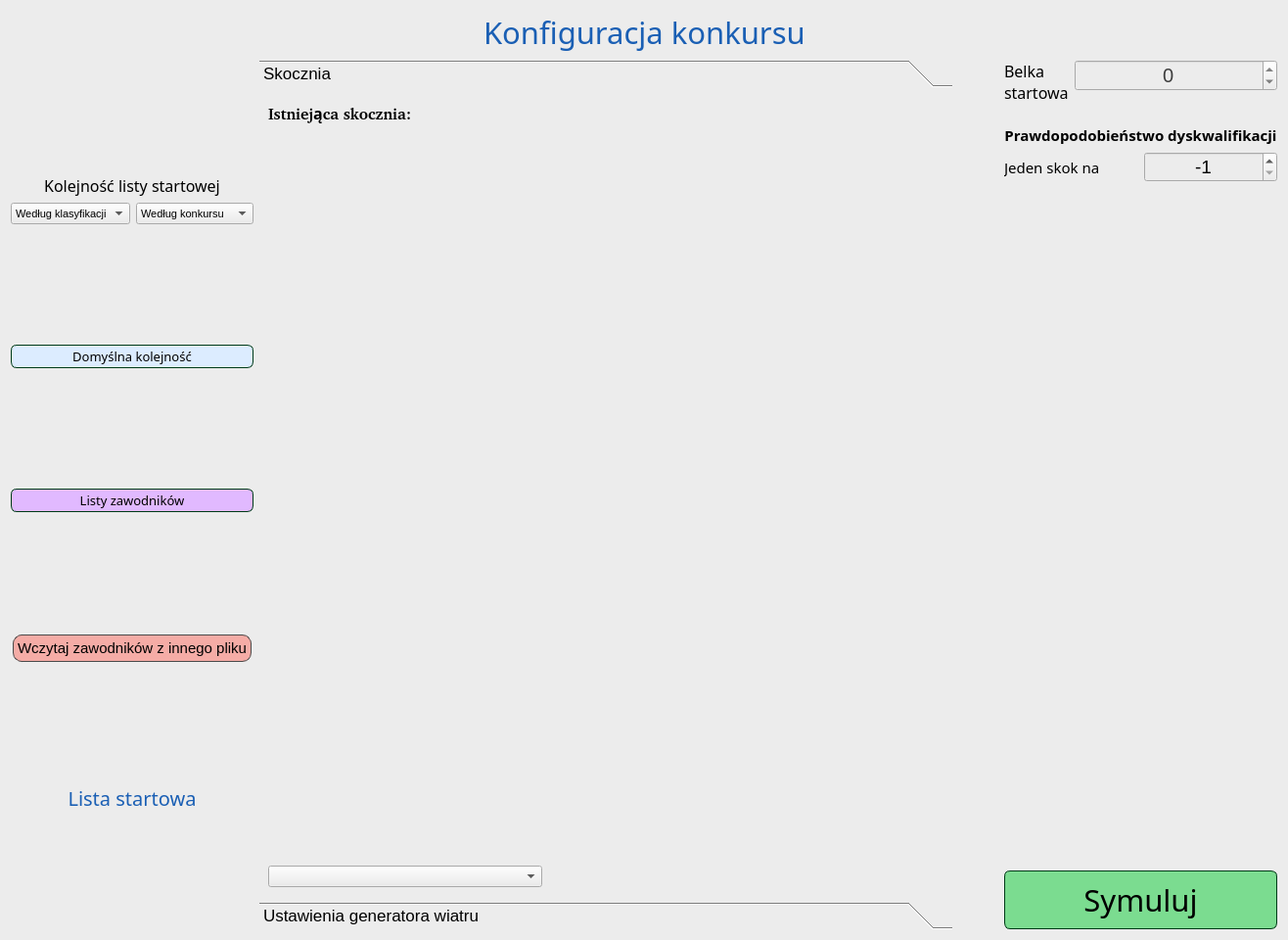
<?xml version="1.0" encoding="UTF-8"?>
<ui version="4.0">
 <class>SingleCompetitionConfigWindow</class>
 <widget class="QDialog" name="SingleCompetitionConfigWindow">
  <property name="geometry">
   <rect>
    <x>0</x>
    <y>0</y>
    <width>1316</width>
    <height>960</height>
   </rect>
  </property>
  <property name="windowTitle">
   <string>Konfiguracja pojedynczego konkursu</string>
  </property>
  <property name="styleSheet">
   <string notr="true">background-color: rgb(236, 236, 236);</string>
  </property>
  <layout class="QVBoxLayout" name="verticalLayout">
   <item>
    <layout class="QHBoxLayout" name="horizontalLayout_title">
     <item>
      <spacer name="horizontalSpacer_titleLeft">
       <property name="orientation">
        <enum>Qt::Horizontal</enum>
       </property>
       <property name="sizeHint" stdset="0">
        <size>
         <width>40</width>
         <height>20</height>
        </size>
       </property>
      </spacer>
     </item>
     <item>
      <widget class="QLabel" name="label_title">
       <property name="font">
        <font>
         <family>Quicksand Medium</family>
         <pointsize>23</pointsize>
         <bold>false</bold>
        </font>
       </property>
       <property name="styleSheet">
        <string notr="true">QLabel{
color: rgb(26, 95, 180);
}</string>
       </property>
       <property name="text">
        <string>Konfiguracja konkursu</string>
       </property>
      </widget>
     </item>
     <item>
      <spacer name="horizontalSpacer_titleRight">
       <property name="orientation">
        <enum>Qt::Horizontal</enum>
       </property>
       <property name="sizeHint" stdset="0">
        <size>
         <width>40</width>
         <height>20</height>
        </size>
       </property>
      </spacer>
     </item>
    </layout>
   </item>
   <item>
    <layout class="QHBoxLayout" name="horizontalLayout" stretch="0,1,0,0">
     <item>
      <layout class="QVBoxLayout" name="verticalLayout_startList" stretch="0,0,0,0,0">
       <property name="sizeConstraint">
        <enum>QLayout::SetDefaultConstraint</enum>
       </property>
       <item>
        <layout class="QVBoxLayout" name="verticalLayout_5">
         <item>
          <widget class="QLabel" name="label_3">
           <property name="sizePolicy">
            <sizepolicy hsizetype="Preferred" vsizetype="Maximum">
             <horstretch>0</horstretch>
             <verstretch>0</verstretch>
            </sizepolicy>
           </property>
           <property name="font">
            <font>
             <family>Quicksand Medium</family>
             <pointsize>12</pointsize>
            </font>
           </property>
           <property name="styleSheet">
            <string notr="true">color: black;</string>
           </property>
           <property name="text">
            <string>Kolejność listy startowej</string>
           </property>
           <property name="alignment">
            <set>Qt::AlignCenter</set>
           </property>
          </widget>
         </item>
         <item>
          <layout class="QHBoxLayout" name="horizontalLayout_5">
           <property name="sizeConstraint">
            <enum>QLayout::SetMaximumSize</enum>
           </property>
           <item>
            <widget class="QComboBox" name="comboBox_classification">
             <property name="sizePolicy">
              <sizepolicy hsizetype="Preferred" vsizetype="Maximum">
               <horstretch>0</horstretch>
               <verstretch>0</verstretch>
              </sizepolicy>
             </property>
             <property name="font">
              <font>
               <pointsize>8</pointsize>
              </font>
             </property>
             <property name="styleSheet">
              <string notr="true">color: black;</string>
             </property>
             <item>
              <property name="text">
               <string>Według klasyfikacji</string>
              </property>
             </item>
            </widget>
           </item>
           <item>
            <widget class="QComboBox" name="comboBox_competition">
             <property name="sizePolicy">
              <sizepolicy hsizetype="Preferred" vsizetype="Maximum">
               <horstretch>0</horstretch>
               <verstretch>0</verstretch>
              </sizepolicy>
             </property>
             <property name="font">
              <font>
               <pointsize>8</pointsize>
              </font>
             </property>
             <property name="styleSheet">
              <string notr="true">color: black;</string>
             </property>
             <item>
              <property name="text">
               <string>Według konkursu</string>
              </property>
             </item>
            </widget>
           </item>
          </layout>
         </item>
        </layout>
       </item>
       <item>
        <widget class="QPushButton" name="pushButton_defaultStartListOrder">
         <property name="sizePolicy">
          <sizepolicy hsizetype="Preferred" vsizetype="Maximum">
           <horstretch>0</horstretch>
           <verstretch>0</verstretch>
          </sizepolicy>
         </property>
         <property name="font">
          <font>
           <family>Quicksand Medium</family>
           <pointsize>10</pointsize>
          </font>
         </property>
         <property name="styleSheet">
          <string notr="true">QPushButton{
border: 1px solid rgb(0, 59, 23);
border-radius: 6px;
color: rgb(0, 0, 0);
background-color: rgb(220, 236, 255);
padding: 2px;
}
QPushButton:hover{
background-color: rgb(240, 255, 255);
}</string>
         </property>
         <property name="text">
          <string>Domyślna kolejność</string>
         </property>
        </widget>
       </item>
       <item>
        <widget class="QPushButton" name="pushButton_jumpersLists">
         <property name="sizePolicy">
          <sizepolicy hsizetype="Preferred" vsizetype="Maximum">
           <horstretch>0</horstretch>
           <verstretch>0</verstretch>
          </sizepolicy>
         </property>
         <property name="font">
          <font>
           <family>Quicksand Medium</family>
           <pointsize>10</pointsize>
          </font>
         </property>
         <property name="styleSheet">
          <string notr="true">QPushButton{
border: 1px solid rgb(0, 59, 23);
border-radius: 6px;
color: rgb(0, 0, 0);
background-color: rgb(225, 185, 255);
padding: 2px;
}
QPushButton:hover{
background-color: rgb(241, 200, 255);
}</string>
         </property>
         <property name="text">
          <string>Listy zawodników</string>
         </property>
        </widget>
       </item>
       <item>
        <widget class="QPushButton" name="pushButton_loadJumpers">
         <property name="sizePolicy">
          <sizepolicy hsizetype="Maximum" vsizetype="Maximum">
           <horstretch>0</horstretch>
           <verstretch>0</verstretch>
          </sizepolicy>
         </property>
         <property name="maximumSize">
          <size>
           <width>252</width>
           <height>16777215</height>
          </size>
         </property>
         <property name="font">
          <font>
           <pointsize>11</pointsize>
          </font>
         </property>
         <property name="styleSheet">
          <string notr="true">QPushButton{color: black; background-color: rgb(245, 172, 166); border: 1px solid rgb(75, 75, 75); border-radius: 9px; margin: 2px; padding: 4px;} QPushButton:hover{background-color: rgb(255, 200, 195)}</string>
         </property>
         <property name="text">
          <string>Wczytaj zawodników z innego pliku</string>
         </property>
        </widget>
       </item>
       <item>
        <widget class="QLabel" name="label_title_2">
         <property name="sizePolicy">
          <sizepolicy hsizetype="Preferred" vsizetype="Maximum">
           <horstretch>0</horstretch>
           <verstretch>0</verstretch>
          </sizepolicy>
         </property>
         <property name="font">
          <font>
           <family>Quicksand Medium</family>
           <pointsize>15</pointsize>
           <bold>false</bold>
          </font>
         </property>
         <property name="styleSheet">
          <string notr="true">QLabel{
color: rgb(26, 95, 180);
}</string>
         </property>
         <property name="text">
          <string>Lista startowa</string>
         </property>
         <property name="alignment">
          <set>Qt::AlignCenter</set>
         </property>
        </widget>
       </item>
      </layout>
     </item>
     <item>
      <widget class="QToolBox" name="toolBox">
       <property name="sizePolicy">
        <sizepolicy hsizetype="Expanding" vsizetype="Expanding">
         <horstretch>0</horstretch>
         <verstretch>0</verstretch>
        </sizepolicy>
       </property>
       <property name="font">
        <font>
         <pointsize>13</pointsize>
        </font>
       </property>
       <property name="styleSheet">
        <string notr="true">color: black;</string>
       </property>
       <property name="currentIndex">
        <number>0</number>
       </property>
       <widget class="QWidget" name="page">
        <property name="geometry">
         <rect>
          <x>0</x>
          <y>0</y>
          <width>675</width>
          <height>821</height>
         </rect>
        </property>
        <attribute name="label">
         <string>Skocznia</string>
        </attribute>
        <layout class="QVBoxLayout" name="verticalLayout_4">
         <item>
          <layout class="QVBoxLayout" name="verticalLayout_hillEditorWidget" stretch="0">
           <item>
            <layout class="QVBoxLayout" name="verticalLayout_2">
             <item>
              <widget class="QLabel" name="label_2">
               <property name="font">
                <font>
                 <family>Quicksand [PfEd]</family>
                 <pointsize>12</pointsize>
                 <bold>true</bold>
                </font>
               </property>
               <property name="styleSheet">
                <string notr="true">color: black;</string>
               </property>
               <property name="text">
                <string>Istniejąca skocznia:</string>
               </property>
              </widget>
             </item>
             <item>
              <spacer name="verticalSpacer_2">
               <property name="orientation">
                <enum>Qt::Vertical</enum>
               </property>
               <property name="sizeHint" stdset="0">
                <size>
                 <width>20</width>
                 <height>40</height>
                </size>
               </property>
              </spacer>
             </item>
             <item>
              <widget class="QComboBox" name="comboBox_existingHill">
               <property name="minimumSize">
                <size>
                 <width>280</width>
                 <height>0</height>
                </size>
               </property>
               <property name="maximumSize">
                <size>
                 <width>280</width>
                 <height>16777215</height>
                </size>
               </property>
               <property name="styleSheet">
                <string notr="true">QComboBox{
color: black;
}</string>
               </property>
               <property name="maxVisibleItems">
                <number>25</number>
               </property>
              </widget>
             </item>
            </layout>
           </item>
          </layout>
         </item>
        </layout>
       </widget>
       <widget class="QWidget" name="page_2">
        <property name="geometry">
         <rect>
          <x>0</x>
          <y>0</y>
          <width>675</width>
          <height>821</height>
         </rect>
        </property>
        <attribute name="label">
         <string>Ustawienia generatora wiatru</string>
        </attribute>
       </widget>
      </widget>
     </item>
     <item>
      <spacer name="horizontalSpacer_2">
       <property name="orientation">
        <enum>Qt::Horizontal</enum>
       </property>
       <property name="sizeType">
        <enum>QSizePolicy::Maximum</enum>
       </property>
       <property name="sizeHint" stdset="0">
        <size>
         <width>47</width>
         <height>20</height>
        </size>
       </property>
      </spacer>
     </item>
     <item>
      <layout class="QVBoxLayout" name="verticalLayout_competitionOptions">
       <item>
        <layout class="QFormLayout" name="formLayout_competitionOptions">
         <item row="0" column="0">
          <widget class="QLabel" name="label">
           <property name="font">
            <font>
             <family>Quicksand Medium</family>
             <pointsize>12</pointsize>
             <bold>false</bold>
            </font>
           </property>
           <property name="styleSheet">
            <string notr="true">color: black;</string>
           </property>
           <property name="text">
            <string>Belka
startowa</string>
           </property>
           <property name="wordWrap">
            <bool>true</bool>
           </property>
          </widget>
         </item>
         <item row="0" column="1">
          <widget class="QSpinBox" name="spinBox_startGate">
           <property name="font">
            <font>
             <pointsize>15</pointsize>
            </font>
           </property>
           <property name="styleSheet">
            <string notr="true">color: rgb(60, 60, 60);</string>
           </property>
           <property name="alignment">
            <set>Qt::AlignCenter</set>
           </property>
           <property name="minimum">
            <number>-1000</number>
           </property>
           <property name="maximum">
            <number>1000</number>
           </property>
          </widget>
         </item>
        </layout>
       </item>
       <item>
        <layout class="QVBoxLayout" name="verticalLayout_9">
         <item>
          <spacer name="verticalSpacer_3">
           <property name="orientation">
            <enum>Qt::Vertical</enum>
           </property>
           <property name="sizeType">
            <enum>QSizePolicy::Maximum</enum>
           </property>
           <property name="sizeHint" stdset="0">
            <size>
             <width>20</width>
             <height>15</height>
            </size>
           </property>
          </spacer>
         </item>
         <item>
          <widget class="QLabel" name="label_4">
           <property name="sizePolicy">
            <sizepolicy hsizetype="Minimum" vsizetype="Minimum">
             <horstretch>0</horstretch>
             <verstretch>0</verstretch>
            </sizepolicy>
           </property>
           <property name="font">
            <font>
             <family>Quicksand Medium</family>
             <pointsize>11</pointsize>
             <bold>true</bold>
            </font>
           </property>
           <property name="styleSheet">
            <string notr="true">color: black;</string>
           </property>
           <property name="text">
            <string>Prawdopodobieństwo dyskwalifikacji</string>
           </property>
           <property name="alignment">
            <set>Qt::AlignCenter</set>
           </property>
          </widget>
         </item>
         <item>
          <layout class="QHBoxLayout" name="horizontalLayout_4">
           <item>
            <widget class="QLabel" name="label_5">
             <property name="font">
              <font>
               <family>Quicksand Medium</family>
               <pointsize>11</pointsize>
               <bold>false</bold>
              </font>
             </property>
             <property name="styleSheet">
              <string notr="true">color: black;</string>
             </property>
             <property name="text">
              <string>Jeden skok na</string>
             </property>
            </widget>
           </item>
           <item>
            <widget class="QSpinBox" name="spinBox_dsqProbability">
             <property name="sizePolicy">
              <sizepolicy hsizetype="Minimum" vsizetype="Minimum">
               <horstretch>0</horstretch>
               <verstretch>0</verstretch>
              </sizepolicy>
             </property>
             <property name="font">
              <font>
               <pointsize>14</pointsize>
              </font>
             </property>
             <property name="styleSheet">
              <string notr="true">color: black;</string>
             </property>
             <property name="alignment">
              <set>Qt::AlignCenter</set>
             </property>
             <property name="minimum">
              <number>-1</number>
             </property>
             <property name="maximum">
              <number>10000000</number>
             </property>
             <property name="value">
              <number>-1</number>
             </property>
            </widget>
           </item>
          </layout>
         </item>
        </layout>
       </item>
       <item>
        <spacer name="verticalSpacer">
         <property name="orientation">
          <enum>Qt::Vertical</enum>
         </property>
         <property name="sizeHint" stdset="0">
          <size>
           <width>20</width>
           <height>40</height>
          </size>
         </property>
        </spacer>
       </item>
       <item>
        <widget class="QPushButton" name="pushButton_submit">
         <property name="sizePolicy">
          <sizepolicy hsizetype="Minimum" vsizetype="Minimum">
           <horstretch>0</horstretch>
           <verstretch>0</verstretch>
          </sizepolicy>
         </property>
         <property name="minimumSize">
          <size>
           <width>250</width>
           <height>60</height>
          </size>
         </property>
         <property name="font">
          <font>
           <family>Quicksand Medium</family>
           <pointsize>23</pointsize>
          </font>
         </property>
         <property name="focusPolicy">
          <enum>Qt::StrongFocus</enum>
         </property>
         <property name="styleSheet">
          <string notr="true">QPushButton{
border: 1px solid rgb(0, 59, 23);
border-radius: 6px;
color: rgb(0, 0, 0);
background-color: rgb(123, 220, 144);
}
QPushButton:hover{
background-color: rgb(153, 253, 174);
}</string>
         </property>
         <property name="text">
          <string>Symuluj</string>
         </property>
        </widget>
       </item>
      </layout>
     </item>
    </layout>
   </item>
  </layout>
 </widget>
 <resources/>
 <connections/>
</ui>
